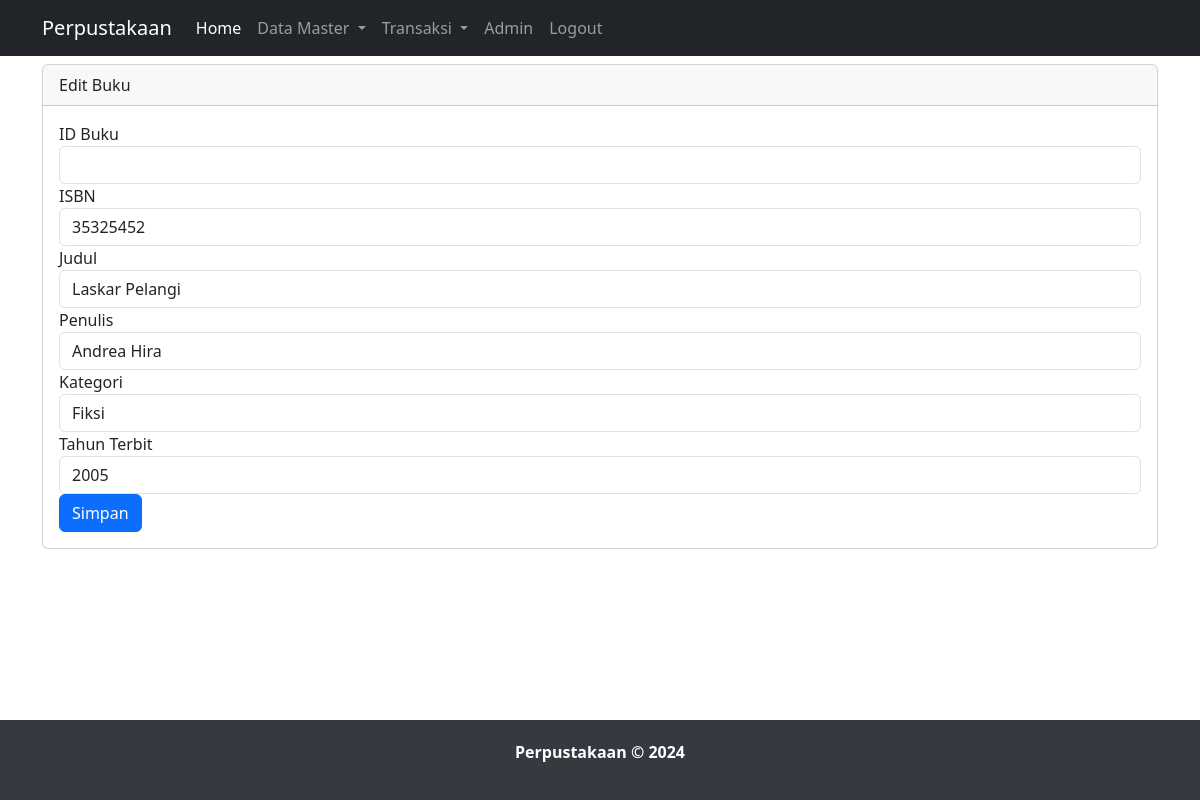
The page /edit_buku.php on the database as committed earlier.
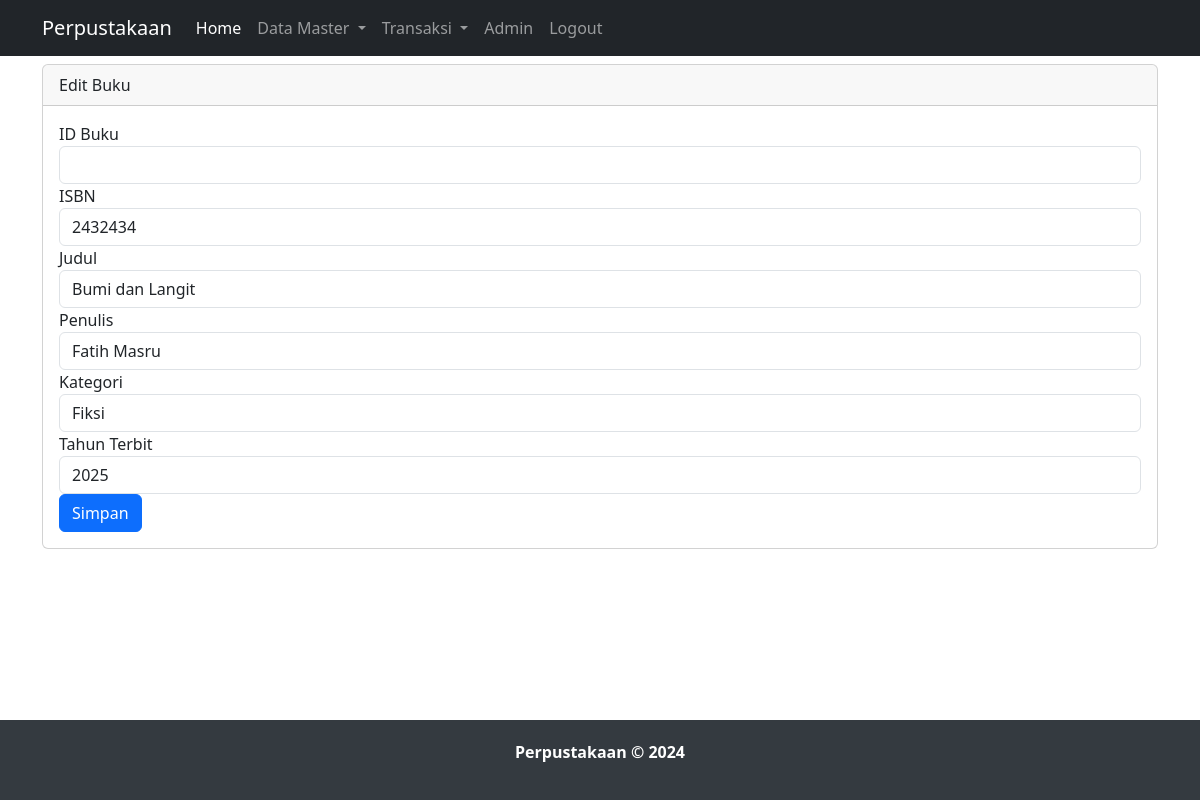
The same page on the database as committed later.
### tables this page shows
CREATE TABLE `buku` (
  `id_buku` varchar(5) NOT NULL,
  `isbn` varchar(30) DEFAULT NULL,
  `judul` varchar(255) DEFAULT NULL,
  `penulis` varchar(11) DEFAULT NULL,
  `id_kategori` int(11) DEFAULT NULL,
  `tahun_terbit` varchar(4) DEFAULT NULL
);

CREATE TABLE `kategori` (
  `id_kategori` int(11) NOT NULL,
  `nama_kategori` varchar(21) DEFAULT NULL
);

### edit_buku.php (the view, shortened to what this page needs)
<?php
include "header.php";
$id_buku = $_GET['id'];
$query = "SELECT * FROM buku WHERE id_buku = '$id_buku'";
$result = mysqli_query($koneksi, $query);
$data = mysqli_fetch_assoc($result);
$query_kategori = "SELECT * FROM kategori";
$result_kategori = mysqli_query($koneksi, $query_kategori);
?>
<div class="container">
    <div class="row">
        <div class="col-lg-12 mt-2">
            <div class="card">
                <div class="card-header">
                    Edit Buku
                </div>
                <div class="card-body">
                    <form action="" method="POST">
                        <div class="form-group">
                            <label for="id_buku">ID Buku</label>
                            <input type="text" class="form-control" id="id_buku" name="id_buku" value="<?php echo $data['id_buku']; ?>" readonly>
                        </div>
                        <div class="form-group">
                            <label for="isbn">ISBN</label>
                            <input type="text" class="form-control" id="isbn" name="isbn" value="<?php echo $data['isbn']; ?>" required>
                        </div>
                        <div class="form-group">
                            <label for="judul">Judul</label>
                            <input type="text" class="form-control" id="judul" name="judul" value="<?php echo $data['judul']; ?>" required>
                        </div>
                        <div class="form-group">
                            <label for="penulis">Penulis</label>
                            <input type="text" class="form-control" id="penulis" name="penulis" value="<?php echo $data['penulis']; ?>" required>
                        </div>
                        <div class="form-group">
                            <label for="id_kategori">Kategori</label>
                            <select class="form-control" id="id_kategori" name="id_kategori" required>
                                <?php while($kategori = mysqli_fetch_assoc($result_kategori)) { ?>
                                    <option value="<?php echo $kategori['id_kategori']; ?>" <?php if($kategori['id_kategori'] == $data['id_kategori']) echo 'selected'; ?>>
                                        <?php echo $kategori['nama_kategori']; ?>
                                    </option>
                                <?php } ?>
                            </select>
                 </div>
                        <div class="form-group">
                            <label for="tahun_terbit">Tahun Terbit</label>
                            <input type="number" class="form-control" id="tahun_terbit" name="tahun_terbit" value="<?php echo $data['tahun_terbit']; ?>" required>
                        </div>
                        <button type="submit" name="submit" class="btn btn-primary">Simpan</button>
                    </form>
                </div>
            </div>
        </div>
    </div>
</div>

Rows that differ between the two databases and show on the page:
changed buku "Fiksi": isbn "35325452" → "2432434"; judul "Laskar Pelangi" → "Bumi dan Langit"; penulis "Andrea Hira" → "Fatih Masru"; tahun_terbit "2005" → "2025"
